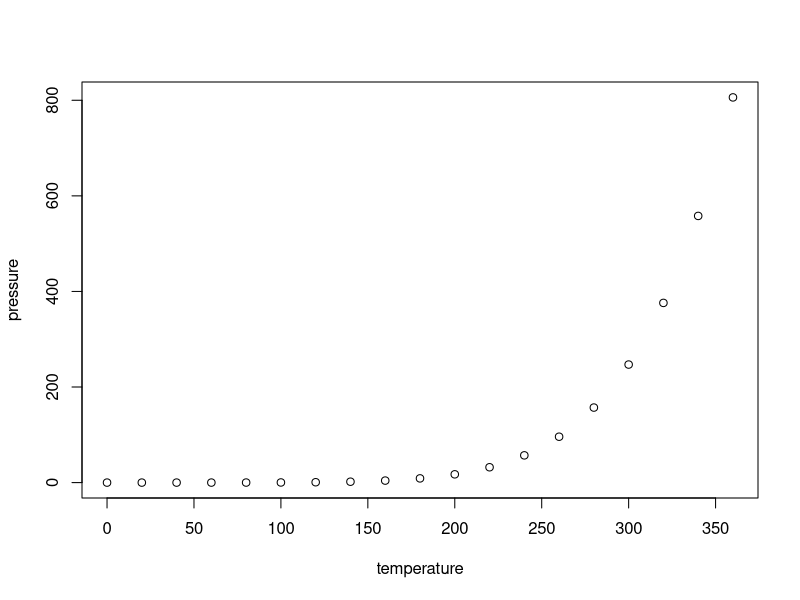
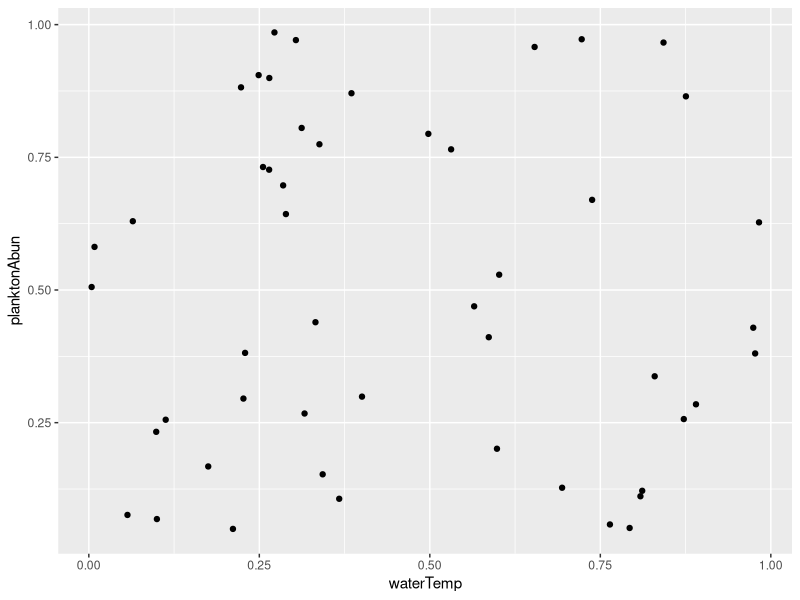
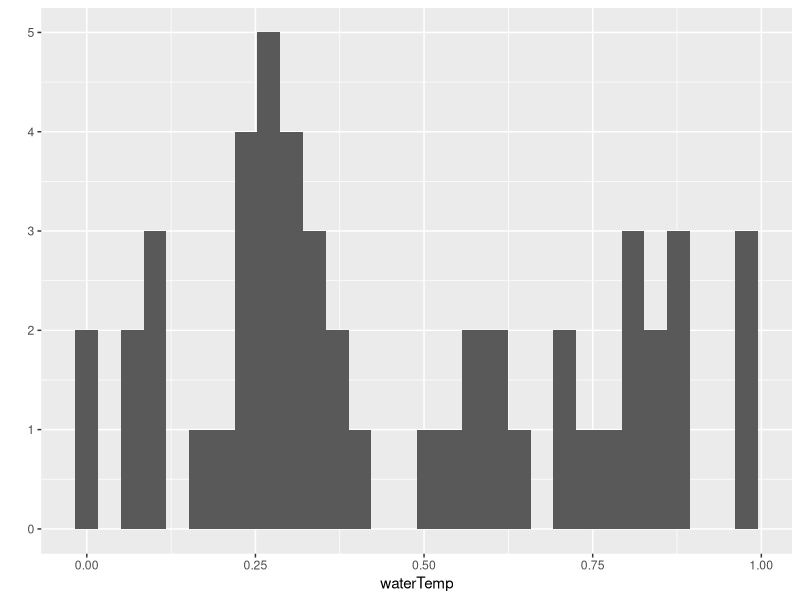

Recreate these plots in R, in order.
## ----setup, include=FALSE------------------------------------------------
knitr::opts_chunk$set(echo = TRUE)

## ----cars----------------------------------------------------------------
summary(cars)

## ----pressure, echo=FALSE------------------------------------------------
plot(pressure)

## ---- echo = TRUE--------------------------------------------------------
library(ggplot2)
waterTemp <- runif(50)
planktonAbun <- runif(50)
qplot(x=waterTemp, y=planktonAbun)
# print(waterTemp)
# head(waterTemp)

## ---- eval=TRUE, message= FALSE------------------------------------------
qplot(x=waterTemp)

